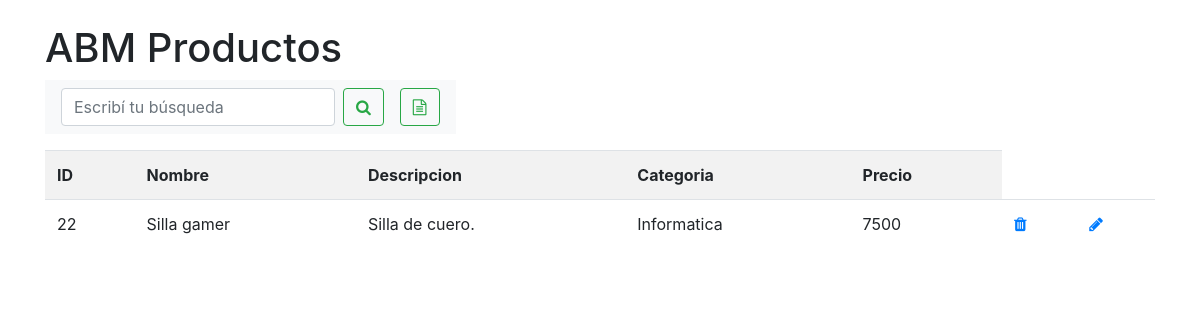
/PDO/verProductos.php?buscar=Silla gamer, run on the app's committed database.
### tables this page shows
CREATE TABLE IF NOT EXISTS `productos` (
  `id_producto` int(11) NOT NULL AUTO_INCREMENT,
  `nombre` varchar(45) NOT NULL,
  `descripcion` varchar(45) NOT NULL,
  `categoria` varchar(45) NOT NULL,
  `precio` float NOT NULL,
  PRIMARY KEY (`id_producto`)
);

### PDO/Modelo/class.consultas.php (called while the page is built, shortened)
<?php
class Consultas{
public function buscarProductos($arg_nombre){
    $rows= null;
    $modelo = new Conexion();
    $conexion = $modelo->get_conexion();
    $nombre="%".$arg_nombre."%";
    $sql = "select * from productos where nombre like :nombre";
     $statement=$conexion->prepare($sql);
     $statement->bindParam(":nombre",$nombre);
        $statement->execute();
        while ($result = $statement->fetch()) {
            $rows[]=$result;
        }
        if (isset($rows)){
            return $rows;
        }
        else { echo "No hay coincidencias en nombre de producto<br>.";}
}
}

### PDO/Controlador/cargar.php (the view, shortened to what this page needs)
<?php
function buscar($nombre){
    $consultas = new Consultas();
    $filas = $consultas->buscarProductos($nombre);
    echo "<table class=' table table-striped'>
            <tr>
            <th>ID</th>
            <th>Nombre</th>
            <th>Descripcion</th>
            <th>Categoria</th>
            <th>Precio</th>
            </tr>";
  if(isset($filas)){
    foreach ($filas as $fila) {
        echo "<tr>";
        echo "<td>".$fila['id_producto']."</td>";
        echo "<td>".$fila['nombre']."</td>";
        echo "<td>".$fila['descripcion']."</td>";
        echo "<td>".$fila['categoria']."</td>";
        echo "<td>".$fila['precio']."</td>";
        echo "<td><a href='Controlador/eliminar.php?id_producto=".$fila['id_producto']." class='btn btn-outline-success'><i class='fa fa-trash' alt='Eliminar'></i></td>";
        echo "<td><a href='modificar.php?id_producto=".$fila['id_producto']." class='btn btn-outline-success'><i class='fa fa-pencil' alt='Modificar'></i></td>";
        echo "</tr>";
    }
    echo "</table>";
  }
}
?>

### data on the page
productos: id_producto "22", nombre "Silla gamer", descripcion "Silla de cuero.", categoria "Informatica", precio "7500"
